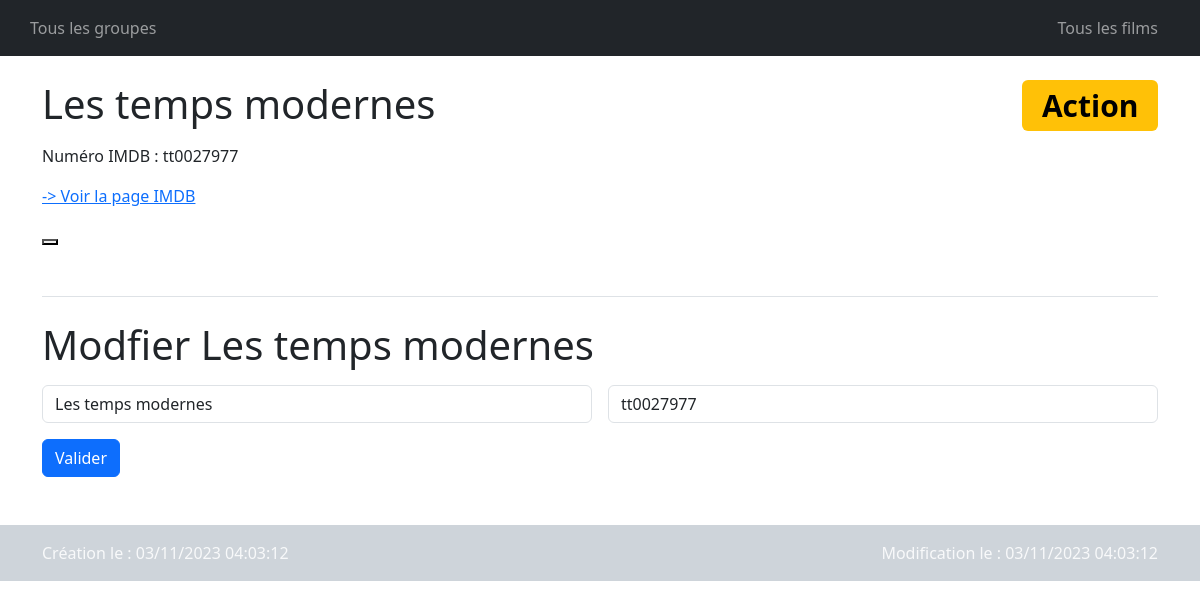
/oneMovie.php?id=1, run on the app's committed database.
### tables this page shows
CREATE TABLE `movies` (
  `id` int(11) NOT NULL,
  `createdAt` datetime NOT NULL DEFAULT CURRENT_TIMESTAMP,
  `modifiedAt` datetime NOT NULL DEFAULT CURRENT_TIMESTAMP ON UPDATE CURRENT_TIMESTAMP,
  `title` varchar(150) NOT NULL,
  `imdb` varchar(20) NOT NULL,
  `gender_id` int(11) NOT NULL
);

CREATE TABLE `genders` (
  `id` int(11) NOT NULL,
  `createdAt` datetime NOT NULL DEFAULT CURRENT_TIMESTAMP,
  `modifiedAt` datetime NOT NULL DEFAULT CURRENT_TIMESTAMP ON UPDATE CURRENT_TIMESTAMP,
  `name` varchar(40) NOT NULL
);

### config/class/MovieClass.php (called while the page is built, shortened)
<?php
class Movie extends Database
{
    protected $createdAt;
    protected $modifiedAt;
    protected $title;
    protected $imdb;
    protected $gender_id;
    public function __construct($movies)
    {
        if (is_array($movies)) {
            $this->hydrate($movies);
        } else {
            $i = (int) $movies;
            $req = $this->prepare("SELECT * FROM movies WHERE id=:id");
            $req->execute([
                ":id" => $i
            ]);
        }
    }
    public function setCreatedAt($n)
    {
        if (!empty($n))
            $this->createdAt = new DateTime($n);
    }
    public function setModifiedAt($n)
    {
        if (!empty($n))
            $this->modifiedAt = new DateTime($n);
    }
    public function setTitle($n)
    {
        $n = trim($n);
        if (!empty($n))
            $this->title = ucfirst(strtolower($n));
    }
    public function setImdb($n)
    {
        $n = trim($n);
        if (!empty($n))
            $this->imdb = (string) $n;
    }
    public function setGender_id($n)
    {
        if (!empty($n))
            $this->gender_id = (int) $n;
    }
    public function getCreatedAt()
    {
        return $this->createdAt->format("d/m/Y h:i:s");
    }
    public function getModifiedAt()
    {
        return $this->modifiedAt->format("d/m/Y h:i:s");
    }
    public function getTitle()
    {
        return $this->title;
    }
    public function getImdb()
    {
        return $this->imdb;
    }
    public  function getGender()
    {
        if (!empty($this->gender_id))
            return new Gender($this->gender_id);
        else
            return null;
    }
}

### config/class/GenderClass.php (called while the page is built, shortened)
<?php
class Gender extends Database
{
    protected $name;
    public function __construct($gender)
    {
        if (is_array($gender)) {
            $this->hydrate($gender);
        } else {
            $i = (int) $gender;
            $req = $this->prepare("SELECT * FROM genders WHERE id=:id");
            $req->execute([
                ":id" => $i
            ]);
            if ($req->rowCount() > 0) {
                $d = $req->fetch(PDO::FETCH_ASSOC);
            }
        }
    }
    public function setName($n)
    {
        $n = trim($n);
        if (!empty($n))
            $this->name = ucfirst(strtolower($n));
    }
    public function getName()
    {
        return $this->name;
    }
}

### config/database.php (called while the page is built, shortened)
<?php
class Database extends PDO
{
    public function hydrate($a)
    {
        foreach ($a as $key => $value) {
            $m = 'set' . ucfirst($key);
        }
    }
}

### oneMovie.php (the view, shortened to what this page needs)
<?php
$movie = new Movie($_GET["id"]);
?>
<!DOCTYPE html>
<html lang="en">
<head>
    <?php include("partials/head.php") ?>
</head>
<body>
    <?php include("partials/header.php") ?>
    <main class="container-fluid">
        <article class="container">
            <h1 class="mb-3">
                <?= $movie->getTitle(); ?>
                <span class="badge text-bg-warning">
                    <?= $movie->getGender()->getName(); ?>
                </span>
            </h1>
            <p>Numéro IMDB : <?= $movie->getImdb() ?></p>
            <p>
                <a href="https://www.imdb.com/title/<?= $movie->getImdb() ?>/?ref_=nm_knf_t_1">
                    -> Voir la page IMDB
                </a>
            </p>
            <form action="<?= $_SERVER["PHP_SELF"] ?>" method="post">
                <button type="submit"><i class="bi bi-x-circle"></i></button>
            </form>
        </article>
        <form action="<?= $_SERVER["PHP_SELF"] ?>" method="post" class="container my-5">
            <h1 class="border-top pt-4">Modfier <?= $movie->getTitle(); ?> </h1>
            <div class="d-flex ">
                <p class="w-50 pe-2">
                    <input type="text" placeholder="Prénom" name="firstname" class="form-control" value="<?= $movie->getTitle() ?>">
                </p>
                <p class="w-50 ps-2">
                    <input type="text" placeholder="Nom de famille" name="lastname" class="form-control" value="<?= $movie->getImdb() ?>">
                </p>
            </div>
            <button type="submit" name="updateStudent" class="btn btn-primary">Valider</button>
        </form>
    </main>
    <footer class="bg-dark-subtle text-light pt-3">
        <div class="container d-flex justify-content-between  ">
            <p>Création le : <?= $movie->getCreatedAt() ?></p>
            <p>Modification le : <?= $movie->getModifiedAt() ?></p>
        </div>
    </footer>
</body>
</html>

### css/main.css (style rules this page uses)
.badge { float: right; }

### data on the page
movies: title "Les temps modernes", gender.name "Action", imdb "tt0027977", firstname "Les temps modernes", lastname "tt0027977", createdAt "03/11/2023 04:03:12", modifiedAt "03/11/2023 04:03:12"
